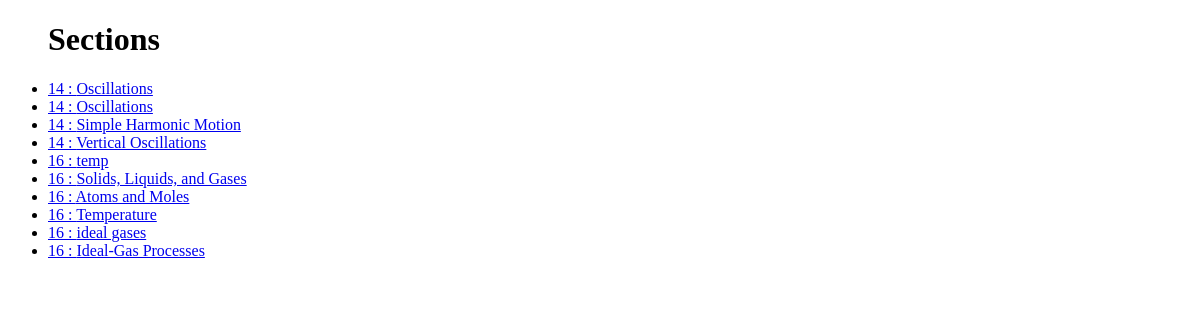
/per/sections/, run on an earlier commit of the app's database.
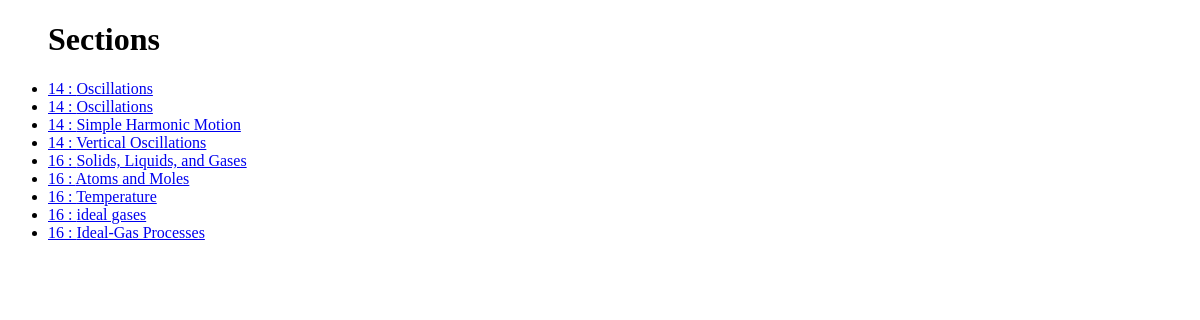
And on a later commit of the database.
### per/models.py (models this page shows, shortened)
class Section(models.Model):
	name = models.CharField(max_length=100)
	ch_num = models.IntegerField()
	class Meta:
		ordering = ('ch_num',)

### per/views.py (the view)
# urls.py: url(r'^sections/(?P<per_id>\d+)/$', views.secDetail, name='secDetail'),
def sections(request):
    sec_list = Section.objects.order_by('ch_num')
    context = {'sec_list': sec_list}
    return render(request, 'per/sections.html', context)

### per/templates/per/sections.html (shortened to what this page needs)
<!DOCTYPE html>
<html>
	<head>
	{% load staticfiles %}
	</head>
	<body>
		{% if sec_list %}
    		<ul>
    		<h1>Sections</h1>
    		{% for sec in sec_list %}
        		<li><a href="{% url 'secDetail' sec.id %}">{{ sec.ch_num }} : {{ sec.name }}</a></li>
		    {% endfor %}
    		</ul>
		{% else %}
    		<p>No symbols are available.</p>
		{% endif %}
	</body>
</html>

What changed in the data, as far as the page shows it:
removed Section: ch_num "16", name "temp"
